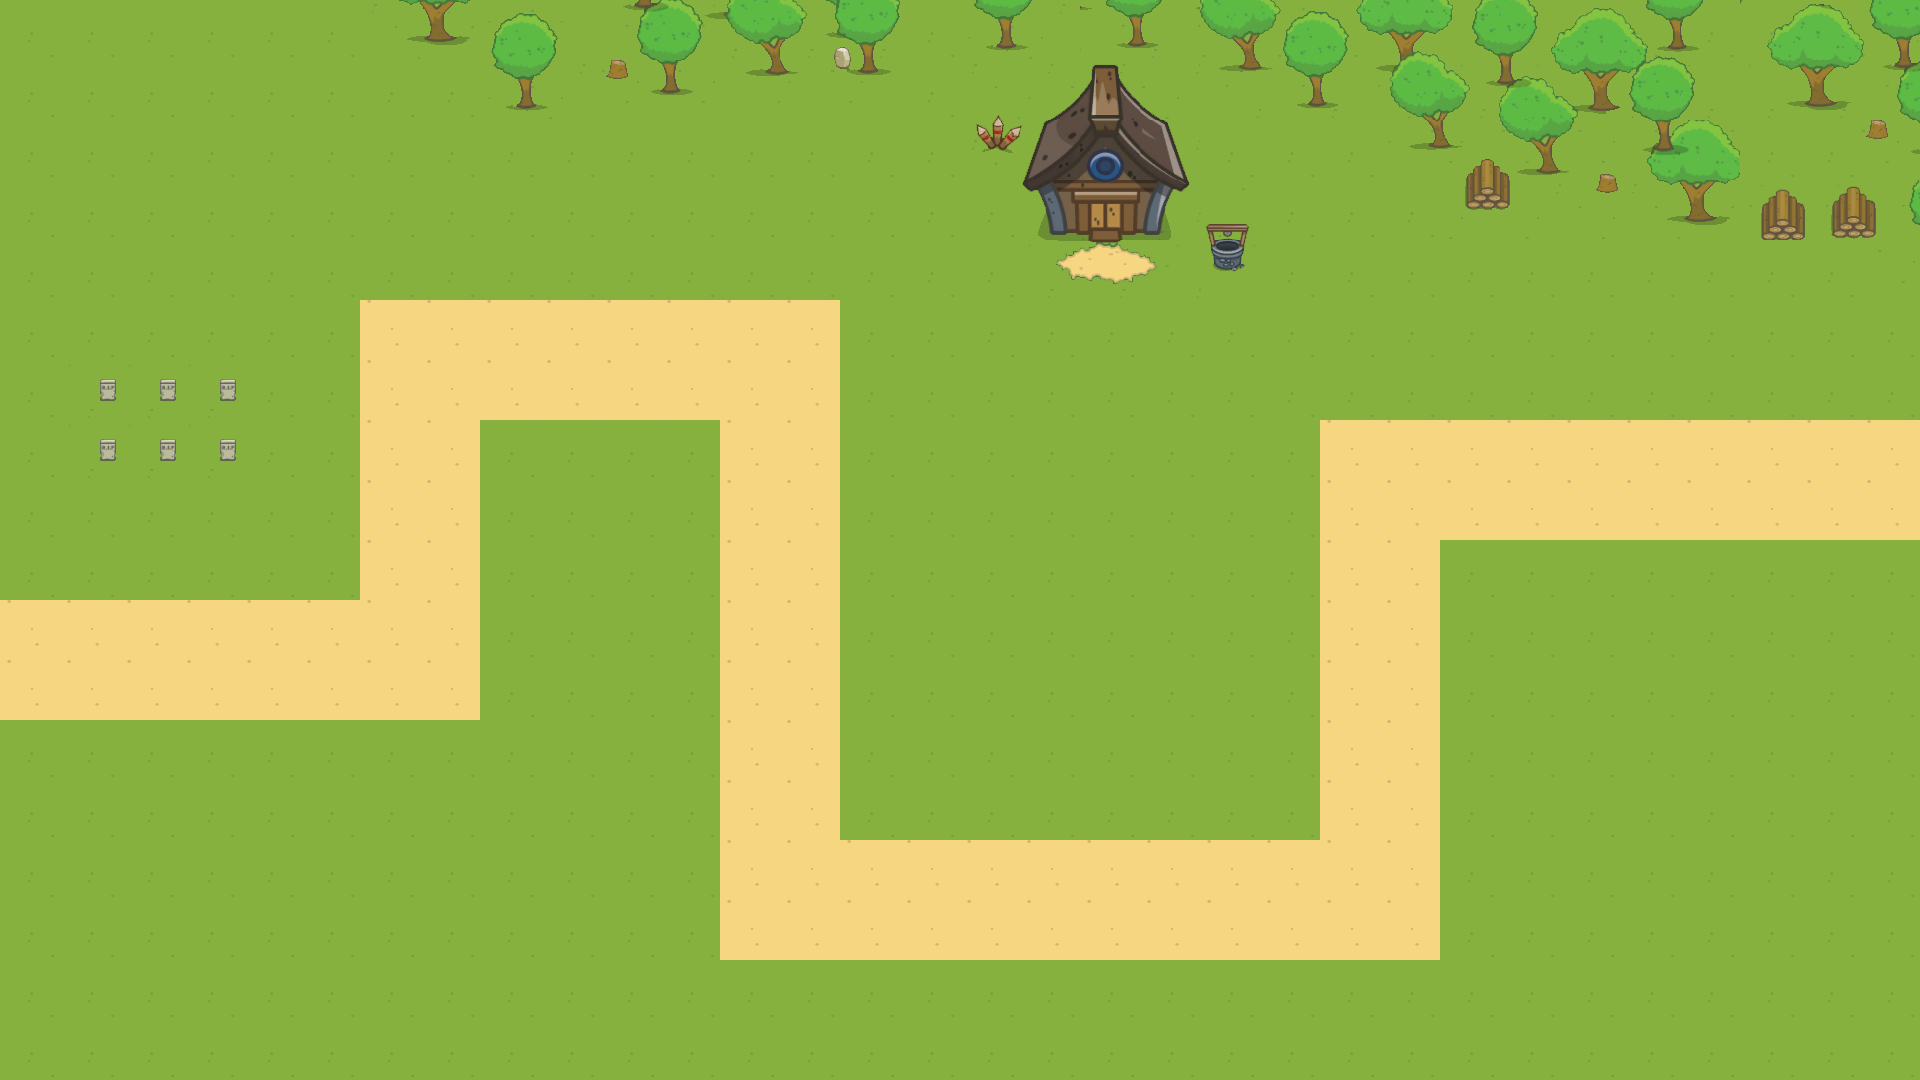

Tiled map render using the project's own tile images. Description and the whole map definition, tile-layer contents included, below:
An orthogonal 32x18 tile map with 60x60 px tiles, 1 tile layer (Tile Layer 1).

<map version="1.2" tiledversion="1.2.5" orientation="orthogonal" renderorder="right-down" width="32" height="18" tilewidth="60" tileheight="60" infinite="0" nextlayerid="2" nextobjectid="1">
 <tileset firstgid="1" name="InGame" tilewidth="60" tileheight="60" spacing="1" margin="1" tilecount="527" columns="31">
  <image source="InGame.png" width="1920" height="1080" />
 </tileset>
 <layer id="1" name="Tile Layer 1" width="32" height="18">
  <data encoding="csv">
160,160,160,160,160,160,122,123,77,78,48,49,50,51,52,160,108,109,54,55,22,23,24,25,26,27,28,29,30,15,16,17,
160,160,160,160,160,160,160,160,108,109,79,80,81,82,83,160,112,113,114,115,53,54,55,56,57,58,59,60,61,46,47,48,
160,160,160,160,160,160,160,160,160,160,160,160,160,160,160,160,143,144,145,146,160,160,160,87,88,89,90,91,92,160,160,79,
160,160,160,160,160,160,160,160,160,160,160,160,160,160,160,160,160,175,176,177,178,160,160,160,119,120,121,122,123,42,43,44,
160,160,160,160,160,160,160,160,160,160,160,160,160,160,160,160,160,206,207,208,209,160,160,160,160,160,160,160,160,160,160,75,
160,160,160,160,160,160,225,225,225,225,225,225,225,225,160,160,160,160,160,160,160,160,160,160,160,160,160,160,160,160,160,160,
160,191,191,191,160,160,225,225,225,225,225,225,225,225,160,160,160,160,160,160,160,160,160,160,160,160,160,160,160,160,160,160,
160,191,191,191,160,160,225,225,160,160,160,160,225,225,160,160,160,160,160,160,160,160,225,225,225,225,225,225,225,225,225,225,
160,160,160,160,160,160,225,225,160,160,160,160,225,225,160,160,160,160,160,160,160,160,225,225,225,225,225,225,225,225,225,225,
160,160,160,160,160,160,225,225,160,160,160,160,225,225,160,160,160,160,160,160,160,160,225,225,160,160,160,160,160,160,160,160,
225,225,225,225,225,225,225,225,160,160,160,160,225,225,160,160,160,160,160,160,160,160,225,225,160,160,160,160,160,160,160,160,
225,225,225,225,225,225,225,225,160,160,160,160,225,225,160,160,160,160,160,160,160,160,225,225,160,160,160,160,160,160,160,160,
160,160,160,160,160,160,160,160,160,160,160,160,225,225,160,160,160,160,160,160,160,160,225,225,160,160,160,160,160,160,160,160,
160,160,160,160,160,160,160,160,160,160,160,160,225,225,160,160,160,160,160,160,160,160,225,225,160,160,160,160,160,160,160,160,
160,160,160,160,160,160,160,160,160,160,160,160,225,225,225,225,225,225,225,225,225,225,225,225,160,160,160,160,160,160,160,160,
160,160,160,160,160,160,160,160,160,160,160,160,225,225,225,225,225,225,225,225,225,225,225,225,160,160,160,160,160,160,160,160,
160,160,160,160,160,160,160,160,160,160,160,160,160,160,160,160,160,160,160,160,160,160,160,160,160,160,160,160,160,160,160,160,
160,160,160,160,160,160,160,160,160,160,160,160,160,160,160,160,160,160,160,160,160,160,160,160,160,160,160,160,160,160,160,160
</data>
 </layer>
</map>